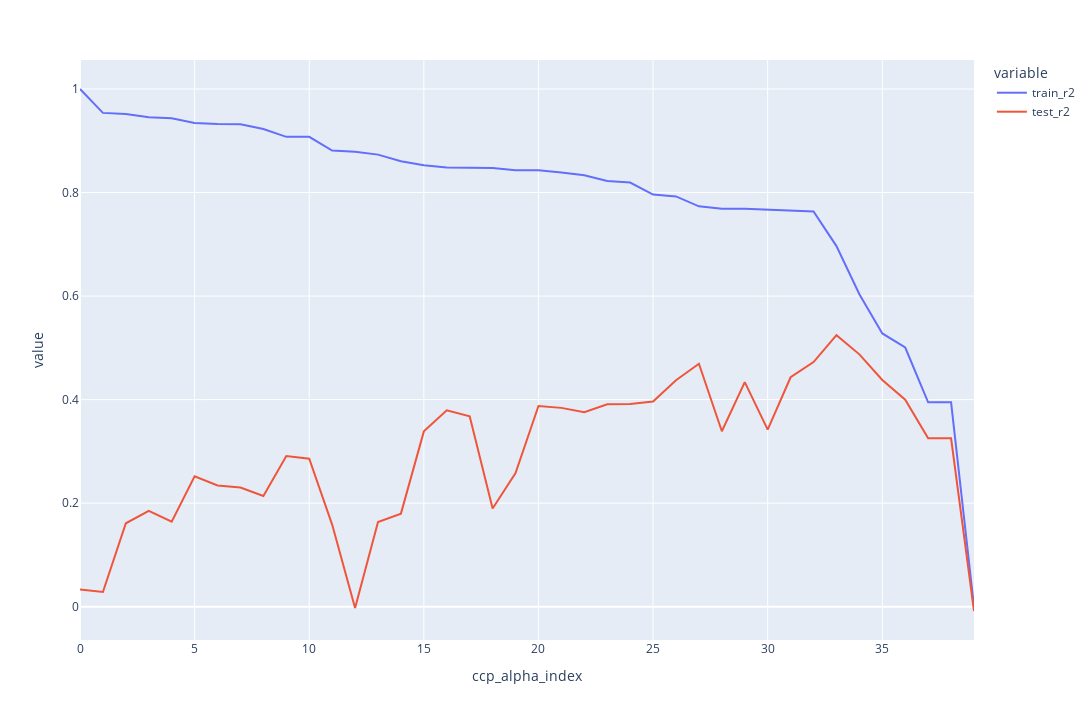

Write notebook code for a chart like this one.
### Code cell
plx.line(
    data_frame=ccp_df.melt(ignore_index=False).reset_index(names=['ccp_alpha_index']),
    #title='Cummulative returns - Model vs Buy and hold',
    x='ccp_alpha_index',
    y='value',
    color='variable',
    height=720,
    width=1280,
)

### Figure 1 — Plotly figure (JSON) as saved in the notebook; plotly's stock layout.template omitted (floating-point values rounded to 4 significant figures)
{"data": [{"hovertemplate": "variable=train_r2<br>ccp_alpha_index=%{x}<br>value=%{y}<extra></extra>", "legendgroup": "train_r2", "line": {"color": "#636efa", "dash": "solid"}, "marker": {"symbol": "circle"}, "mode": "lines", "name": "train_r2", "orientation": "v", "showlegend": true, "type": "scatter", "x": [0, 1, 2, 3, 4, 5, 6, 7, 8, 9, 10, 11, 12, 13, 14, 15, 16, 17, 18, 19, 20, 21, 22, 23, 24, 25, 26, 27, 28, 29, 30, 31, 32, 33, 34, 35, 36, 37, 38, 39], "xaxis": "x", "y": [1.0, 0.9539, 0.9518, 0.9453, 0.9436, 0.9342, 0.9322, 0.9318, 0.9227, 0.9075, 0.9075, 0.8812, 0.8786, 0.8732, 0.8604, 0.8529, 0.8482, 0.8473, 0.8473, 0.8432, 0.8432, 0.8388, 0.8334, 0.8223, 0.8193, 0.7962, 0.7924, 0.7734, 0.7687, 0.7687, 0.767, 0.7652, 0.7634, 0.6966, 0.6036, 0.5278, 0.5006, 0.3948, 0.3948, 0], "yaxis": "y"}, {"hovertemplate": "variable=test_r2<br>ccp_alpha_index=%{x}<br>value=%{y}<extra></extra>", "legendgroup": "test_r2", "line": {"color": "#EF553B", "dash": "solid"}, "marker": {"symbol": "circle"}, "mode": "lines", "name": "test_r2", "orientation": "v", "showlegend": true, "type": "scatter", "x": [0, 1, 2, 3, 4, 5, 6, 7, 8, 9, 10, 11, 12, 13, 14, 15, 16, 17, 18, 19, 20, 21, 22, 23, 24, 25, 26, 27, 28, 29, 30, 31, 32, 33, 34, 35, 36, 37, 38, 39], "xaxis": "x", "y": [0.03342, 0.02836, 0.1611, 0.1852, 0.1641, 0.2519, 0.2341, 0.2301, 0.2139, 0.2909, 0.2857, 0.1587, -0.002465, 0.1635, 0.1798, 0.3387, 0.3792, 0.3676, 0.1897, 0.2583, 0.3876, 0.3841, 0.3758, 0.391, 0.3916, 0.3965, 0.4375, 0.4692, 0.3389, 0.4338, 0.342, 0.4432, 0.4725, 0.5245, 0.4875, 0.438, 0.3998, 0.3252, 0.3252, -0.008311], "yaxis": "y"}], "layout": {"height": 720, "legend": {"title": {"text": "variable"}, "tracegroupgap": 0}, "margin": {"t": 60}, "width": 1280, "xaxis": {"anchor": "y", "domain": [0, 1], "title": {"text": "ccp_alpha_index"}}, "yaxis": {"anchor": "x", "domain": [0, 1], "title": {"text": "value"}}}}
